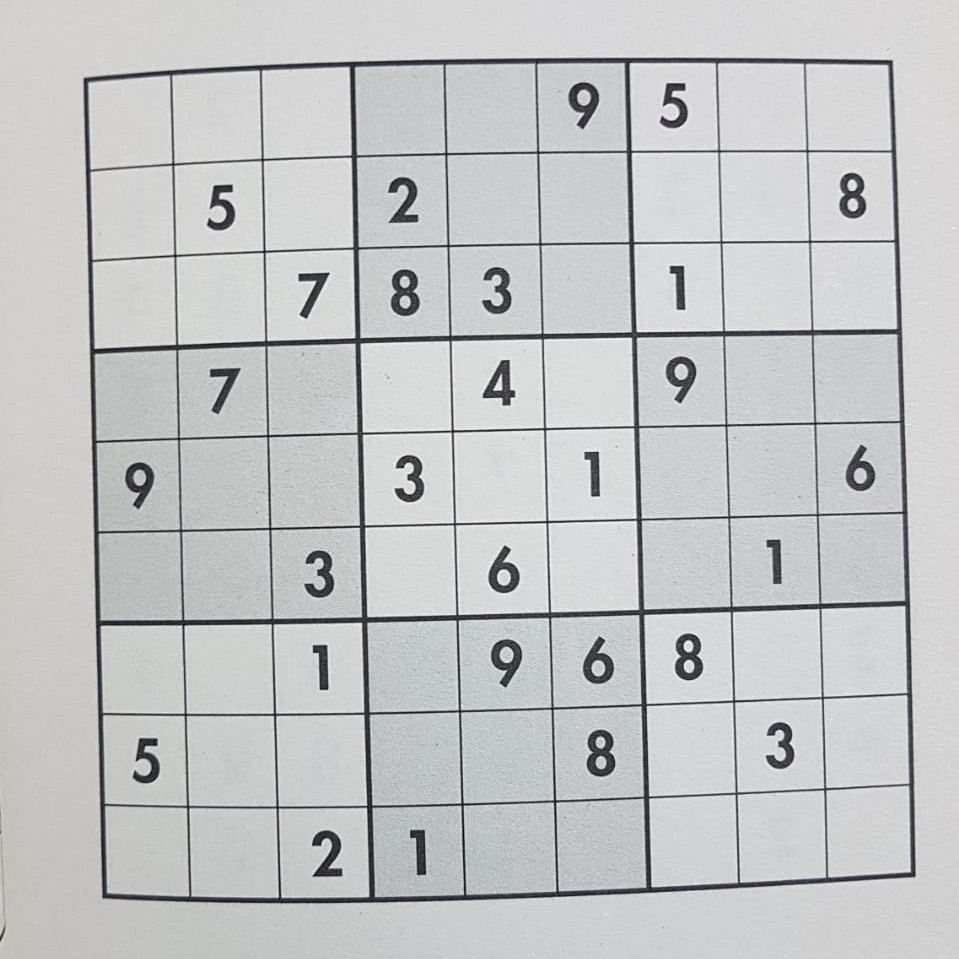
#> input picture sudoku 2.jpeg, 959 x 959 px
$ python detect.py
#> lines starting #> are read from the running program, lines starting #| are printed output that depends on the picture; after the words box and inside, x2 and y2 are one past the last pixel; in counts of white or black regions, pixels touching at a corner belong together
import cv2
import numpy as np

img = cv2.imread('sudoku 2.jpeg')
#> img is the input picture: shape (959, 959, 3); mean B, G, R 197.3, 196.6, 195.2
#current_image = cv2.resize(img, (32, 32))
gray = cv2.cvtColor(img, cv2.COLOR_BGR2GRAY)
edges = cv2.Canny(gray, 50, 150, apertureSize=3)
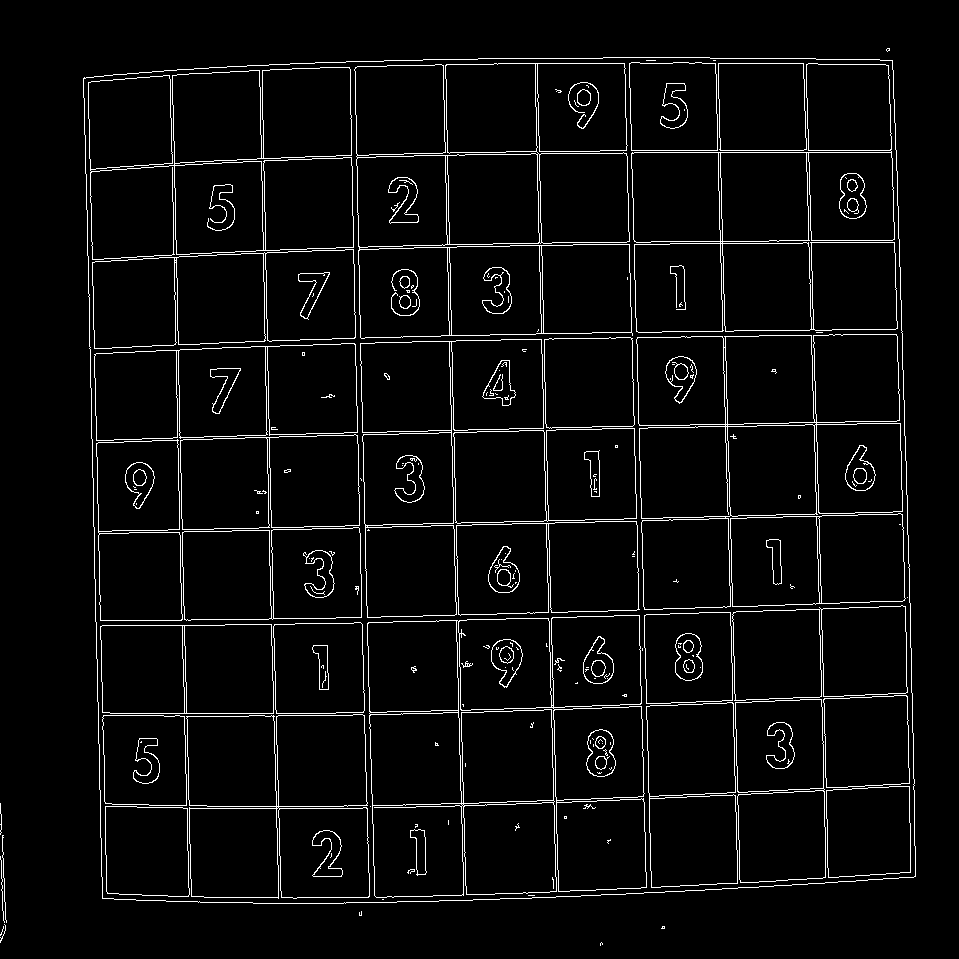
#> edges: shape (959, 959); 4.2% white in thin lines or dots, all inside (x1, y1, x2, y2) = (0, 48, 916, 946)
cv2.imshow('edges', edges)
#lines = cv2.HoughLines(edges, 1, np.pi / 180, 200)
lines = cv2.HoughLinesP(edges,1,np.pi/180,100,minLineLength=100,maxLineGap=10)
#> lines = 85 rows, first 6: [179, 385, 181, 518], [611, 244, 724, 243], [168, 529, 303, 527], [263, 120, 267, 370], [336, 617, 460, 615], [354, 337, 489, 335]

for line in lines:
    x1,y1,x2,y2 = line[0]
    cv2.line(img,(x1,y1),(x2,y2),(0,255,0),2)
#> this loop made 85 passes
#> (x1, y1, x2, y2) on passes 1 to 12: (179, 385, 181, 518), (611, 244, 724, 243), (168, 529, 303, 527), (263, 120, 267, 370), (336, 617, 460, 615), (354, 337, 489, 335), (556, 429, 856, 424), (600, 150, 896, 150), (565, 706, 768, 699), (384, 805, 658, 796), (810, 329, 815, 474), (815, 394, 819, 536)
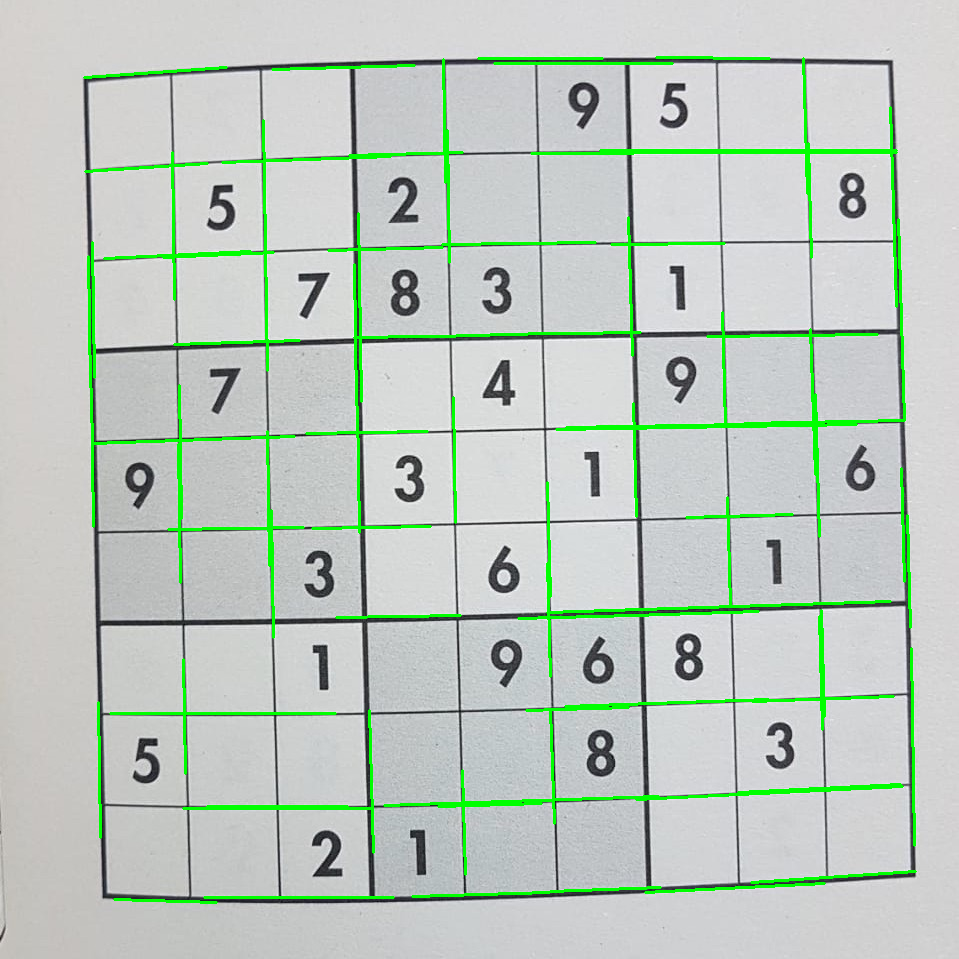
#> img: shape (959, 959, 3); 4.02% of pixels changed, all inside (x1, y1, x2, y2) = (83, 56, 917, 904)

# [15 lines of commented-out code are left out]


cv2.imshow('image', img)
k = cv2.waitKey(0)
#> (key Esc is pressed here)
cv2.destroyAllWindows()

$ run again, with sudoku.jpeg copied over sudoku 2.jpeg
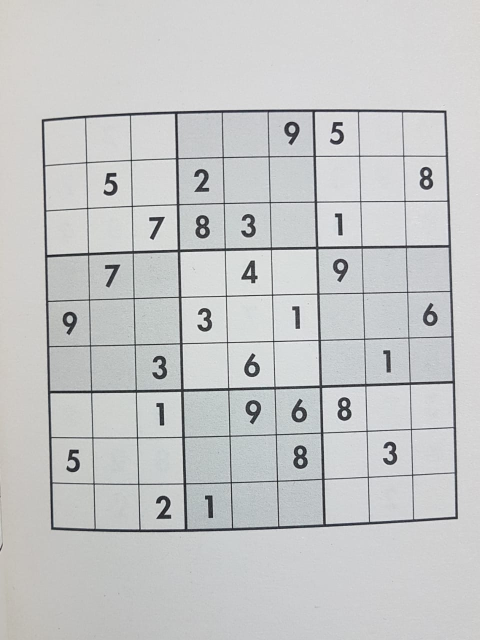
#> input picture sudoku.jpeg, 959 x 1280 px (shown at 1/2 size)
#> img is the input picture: shape (1280, 959, 3); mean B, G, R 199.2, 199, 197.7
#> `edges = cv2.Canny(gray, 50, 150, apertureSize=3)`:
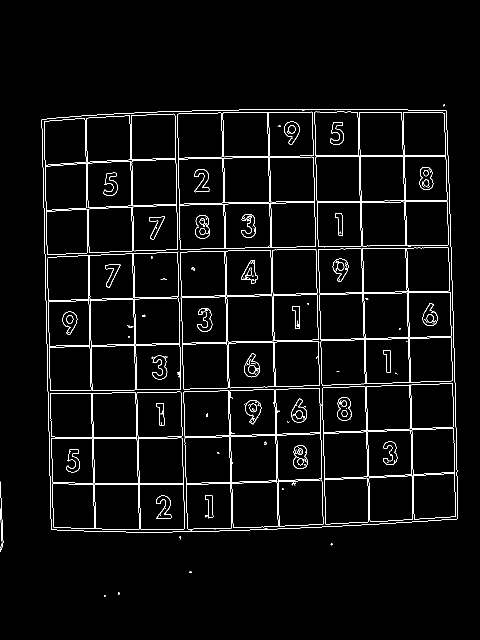
#> edges: shape (1280, 959) (shown at 1/2 size); 3.1% white in thin lines or dots, all inside (x1, y1, x2, y2) = (0, 209, 916, 1193)
#> lines = 87 rows, first 6: [268, 532, 270, 670], [184, 848, 186, 969], [638, 957, 747, 953], [623, 313, 896, 313], [554, 683, 668, 681], [546, 773, 745, 767]
#> the loop `for line in lines:` made 87 passes
#> after the loop `for line in lines:`:
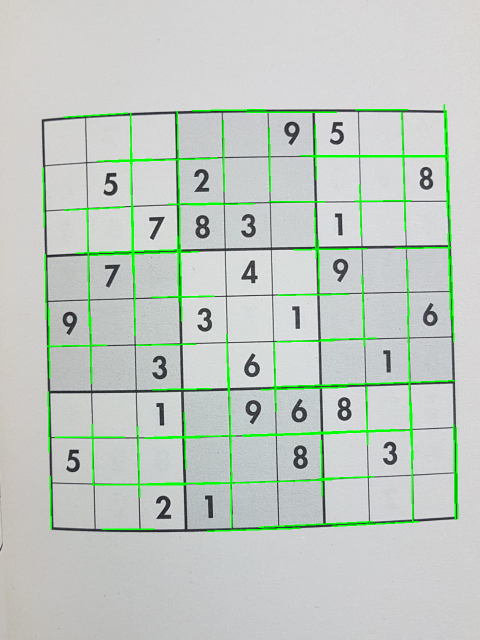
#> img: shape (1280, 959, 3) (shown at 1/2 size); 3.03% of pixels changed, all inside (x1, y1, x2, y2) = (85, 208, 917, 1064)
